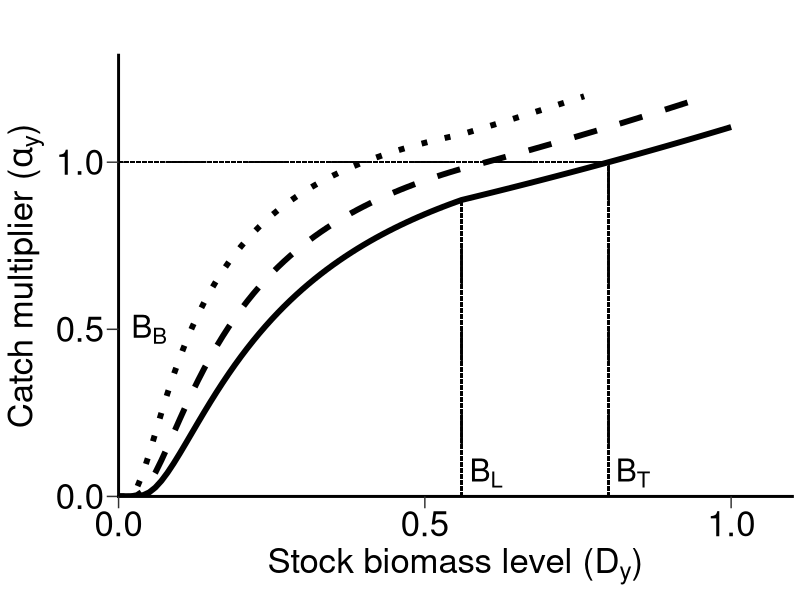
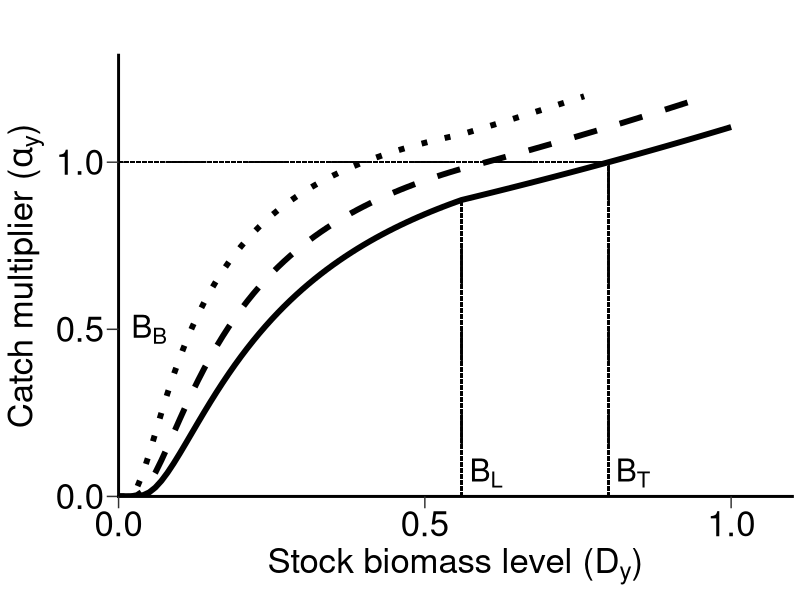

These charts were generated, in order, by the following R code:
library(ggplot2)
type2_func <- function(B,BB = 0,BL = 0.56,BT = 0.8,delta1 = 0.5,delta2 = 0.4,delta3 = 0.4,AAV = 1){
  p <- ifelse(B <= BB,Inf,
              ifelse(B >= BL,delta1,
                     delta1+delta2*exp(delta3*log(1+AAV^2))*(BL-B)/(B-BB)
              ))
  alpha <- exp(p*(B-BT))
  return(alpha)
}

I <- seq(0,1,by = 0.01)
data <- data.frame(I = I,alpha = type2_func(B = I),beta = type2_func(B = I,BT = 0.6),gannma = type2_func(B = I,BT = 0.4))
ggplot(data, aes(x = I)) +
  geom_line(aes(y = alpha, linetype = "alpha"), linewidth = 2) +
  geom_line(aes(y = beta,  linetype = "beta"), linewidth = 2) +
  geom_line(aes(y = gannma,linetype = "gannma"), linewidth = 2) +
  scale_linetype_manual(values = c("solid", "dashed", "dotted")) +
  geom_segment(x = 0.56,xend = 0.56,y = 0,yend = 0.8869204,linetype = "31",color = "black") +
  geom_segment(x = 0.8,xend = 0.8,y = 0,yend = 1,linetype = "31",color = "black") +
  geom_segment(x = 0,xend = 0.8,y = 1,yend = 1,linetype = "31",color = "black") +
  scale_x_continuous(expand = expansion(mult = c(0,0.1)),breaks = c(0,0.5,1),limits = c(0,1)) +
  scale_y_continuous(expand = expansion(mult = c(0,0.1)),breaks = c(0,0.5,1,1.5),limits = c(0,1.2)) +
  labs(x = expression("Stock biomass level (" * D[y] * ")"),
       y = expression("Catch multiplier (" * alpha[y] * ")")) +
  theme_classic() +
  annotate("text",x = 0.84,y = 0.07,label = "B[T]",parse = TRUE,size = 8) +
  annotate("text",x = 0.6,y = 0.07,label = "B[L]",parse = TRUE,size = 8) +
  annotate("text",x = 0.05,y = 0.5,label = "B[B]",parse = TRUE,size = 8) +
  theme(legend.position = "none",
        axis.text = element_text(size = 25,color = "black"),
        axis.title = element_text(size = 25,color = "black"),
        axis.line = element_line(colour = "black",linewidth = 1,lineend = "square"),
        legend.text = element_text(size = 25),legend.title = element_text(size = 25),
        legend.key.spacing.y = unit(1,'lines'),axis.ticks.length = unit(0.3,"cm"),
        plot.title = element_text(size = 30)) + ggtitle("")
ggsave(paste0("./Figs2.jpg"),
       width = 340, height = 170, units = "mm", dpi = 300)
